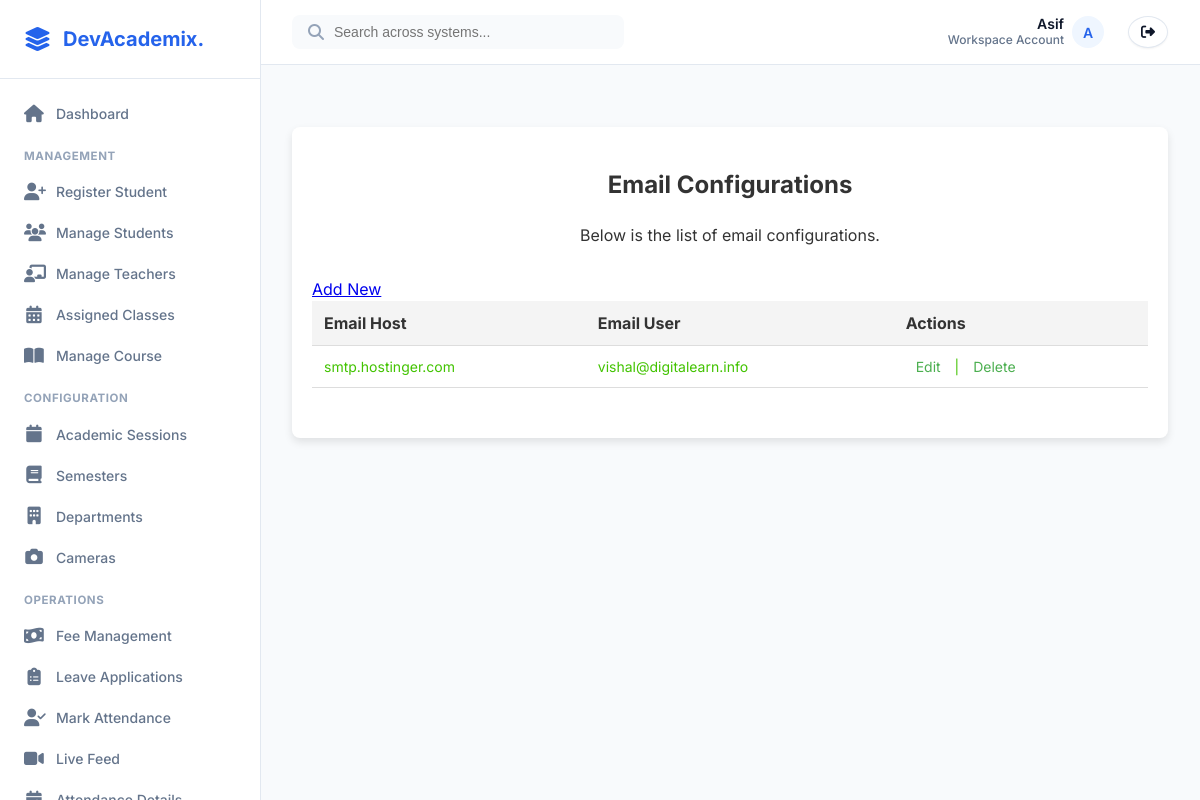
Page /email-configs/ (signed in) on the committed database.
### app1/models.py (models this page shows, shortened)
class EmailConfig(models.Model):
    email_host = models.CharField(max_length=255)
    email_port = models.IntegerField()
    email_use_tls = models.BooleanField(default=True)
    email_host_user = models.CharField(max_length=255)
    email_host_password = models.CharField(max_length=255)

### app1/views.py (the view)
# urls.py: path('email-configs/', views.view_email_configs, name='view_email_configs'),
def view_email_configs(request):
    email_configs = EmailConfig.objects.all()
    return render(request, 'email/view_email_configs.html', {'email_configs': email_configs})

### templates/email/view_email_configs.html (shortened to what this page needs)
{% extends 'base.html' %}
{% block content %}
    <div class="content-container">
        <h2>Email Configurations</h2>
        <p style="text-align: center; color: #333;">Below is the list of email configurations.</p>
        <table>
            <thead>
                <tr>
                    <th>Email Host</th>
                    <th>Email User</th>
                    <th>Actions</th>
                    <a href="{% url 'add_email_config'  %}">Add New</a>
                </tr>
            </thead>
            <tbody>
                {% for config in email_configs %}
                    <tr>
                        <td>{{ config.email_host }}</td>
                        <td>{{ config.email_host_user }}</td>
                        <td>
                            <a href="{% url 'edit_email_config' config.id %}">Edit</a> |
                            <a href="{% url 'delete_email_config' config.id %}" onclick="return confirm('Are you sure you want to delete this configuration?');">Delete</a>
                        </td>
                    </tr>
                {% empty %}
                    <tr>
                        <td colspan="3" style="text-align: center;">No email configurations found.</td>
                    </tr>
                {% endfor %}
            </tbody>
        </table>
    </div>
    {% endblock %}

### templates/base.html (shortened to what this page needs)
<!DOCTYPE html>
{% load static %}
<html lang="en">
<head>
    <link rel="stylesheet" href="https://cdnjs.cloudflare.com/ajax/libs/font-awesome/6.4.0/css/all.min.css">
    <link rel="stylesheet" href="{% static 'css/saas_theme.css' %}">
</head>
<body>
    <aside class="saas-sidebar" id="sidebar">
        <div class="saas-sidebar-header">
            <i class="fas fa-layer-group" style="font-size: 1.5rem; color: var(--primary-color);"></i>
            <h2>DevAcademix.</h2>
        </div>
        <nav class="saas-sidebar-nav">
            {% if not user.is_authenticated %}
            <a href="{% url 'login' %}" class="saas-nav-item">
                <i class="fas fa-sign-in-alt"></i> Login
            </a>
            {% elif user.is_staff or user.is_superuser %}
            <a href="{% url 'admin_dashboard' %}" class="saas-nav-item">
                <i class="fas fa-home"></i> Dashboard
            </a>
            <div style="font-size:0.72rem;font-weight:700;color:var(--text-tertiary);text-transform:uppercase;margin:var(--space-4) var(--space-3) var(--space-2);letter-spacing:0.05em;">Management</div>
            <a href="{% url 'register_student' %}" class="saas-nav-item">
                <i class="fas fa-user-plus"></i> Register Student
            </a>
            <a href="{% url 'student-list' %}" class="saas-nav-item">
                <i class="fas fa-users"></i> Manage Students
            </a>
            <a href="{% url 'teacher_list' %}" class="saas-nav-item">
                <i class="fas fa-chalkboard-teacher"></i> Manage Teachers
            </a>
            <a href="{% url 'assigned_class_list' %}" class="saas-nav-item">
                <i class="fas fa-calendar-alt"></i> Assigned Classes
            </a>
            <a href="{% url 'manage_courses' %}" class="saas-nav-item">
                <i class="fas fa-book-open"></i> Manage Course
            </a>
            <div style="font-size:0.72rem;font-weight:700;color:var(--text-tertiary);text-transform:uppercase;margin:var(--space-4) var(--space-3) var(--space-2);letter-spacing:0.05em;">Configuration</div>
            <a href="{% url 'session_list' %}" class="saas-nav-item">
                <i class="fas fa-calendar"></i> Academic Sessions
            </a>
            <a href="{% url 'semester_list' %}" class="saas-nav-item">
                <i class="fas fa-book"></i> Semesters
            </a>
            <a href="{% url 'department_list' %}" class="saas-nav-item">
                <i class="fas fa-building"></i> Departments
            </a>
            <a href="{% url 'camera_config_list' %}" class="saas-nav-item">
                <i class="fas fa-camera"></i> Cameras
            </a>
            <div style="font-size:0.72rem;font-weight:700;color:var(--text-tertiary);text-transform:uppercase;margin:var(--space-4) var(--space-3) var(--space-2);letter-spacing:0.05em;">Operations</div>
            <a href="{% url 'student_list_with_fees' %}" class="saas-nav-item">
                <i class="fas fa-money-bill-wave"></i> Fee Management
            </a>
            <a href="{% url 'leave_list' %}" class="saas-nav-item">
                <i class="fas fa-clipboard-list"></i> Leave Applications
            </a>
            <a href="{% url 'mark_attendance' %}" class="saas-nav-item">
                <i class="fas fa-user-check"></i> Mark Attendance
            </a>
            <a href="{% url 'capture_and_recognize_with_cam' %}" class="saas-nav-item">
                <i class="fas fa-video"></i> Live Feed
            </a>
            <a href="{% url 'student_attendance_list' %}" class="saas-nav-item">
                <i class="fas fa-calendar-check"></i> Attendance Details
            </a>
            {% endif %}
        </nav>
    </aside>
    <div class="saas-main" id="main-content">
        <header class="saas-header">
            <div style="display: flex; align-items: center;">
                <div class="saas-header-search">
                    <i class="fas fa-search" style="color: var(--text-tertiary);"></i>
                    <input type="text" placeholder="Search across systems...">
                </div>
            </div>
            <div class="saas-header-actions">
                {% if user.is_authenticated %}
                <div class="saas-user-profile">
                    <span style="display: flex; flex-direction: column; align-items: flex-end; line-height: 1.2;">
                        <span style="color: var(--text-primary); font-weight: 600;">{{ user.username|title }}</span>
                        <span style="font-size: 0.75rem;">Workspace Account</span>
                    </span>
                    <div class="saas-avatar">
                        {{ user.username|make_list|first|upper }}
                    </div>
                </div>
                <a href="{% url 'logout' %}" class="saas-btn saas-btn-secondary"
                    style="margin-left: var(--space-2); padding: var(--space-2) var(--space-3); border-radius: 50%;">
                    <i class="fas fa-sign-out-alt"></i>
                </a>
                {% else %}
                <a href="{% url 'login' %}" class="saas-btn saas-btn-primary">
                    <i class="fas fa-sign-in-alt"></i> Login
                </a>
                {% endif %}
            </div>
        </header>
        <main class="saas-content">
            {% block content %}
            {% endblock %}
        </main>
    </div>
</body>
</html>

### static/css/saas_theme.css (style rules this page uses)
:root { --primary-color: #2563EB; --primary-hover: #1D4ED8; --primary-light: #EFF6FF; --secondary-color: #0F172A; --accent-color: #22C55E; --accent-hover: #16A34A; --accent-light: #DCFCE7; --danger-color: #EF4444; --danger-hover: #DC2626; --danger-light: #FEE2E2; --warning-color: #F59E0B; --warning-light: #FEF3C7; --bg-color: #F8FAFC; --surface-color: #FFFFFF; --text-primary: #0F172A; --text-secondary: #64748B; --text-tertiary: #94A3B8; --border-color: #E2E8F0; --shadow-sm: 0 1px 2px 0 rgba(0, 0, 0, 0.05); --shadow-md: 0 4px 6px -1px rgba(0, 0, 0, 0.1), 0 2px 4px -1px rgba(0, 0, 0, 0.06); --shadow-lg: 0 10px 15px -3px rgba(0, 0, 0, 0.1), 0 4px 6px -2px rgba(0, 0, 0, 0.05); --radius-sm: 4px; --radius-md: 8px; --radius-lg: 12px; --radius-xl: 16px; --space-1: 4px; --space-2: 8px; --space-3: 12px; --space-4: 16px; --space-5: 24px; --space-6: 32px; --space-8: 48px; }
body { font-family: 'Inter', sans-serif !important; background-color: var(--bg-color) !important; color: var(--text-primary) !important; margin: 0; padding: 0; line-height: 1.5; -webkit-font-smoothing: antialiased; }
.saas-sidebar { position: fixed; top: 0; left: 0; width: 260px; height: 100vh; background-color: var(--surface-color); border-right: 1px solid var(--border-color); display: flex; flex-direction: column; z-index: 1000; transition: transform 0.3s ease; }
.saas-sidebar-header { padding: var(--space-5); border-bottom: 1px solid var(--border-color); display: flex; align-items: center; gap: var(--space-3); }
.saas-sidebar-header h2 { font-size: 1.25rem; font-weight: 700; margin: 0; color: var(--primary-color); text-decoration: none; }
.saas-sidebar-nav { flex: 1; overflow-y: auto; padding: var(--space-4) var(--space-3); }
.saas-nav-item { display: flex; align-items: center; padding: var(--space-2) var(--space-3); color: var(--text-secondary); text-decoration: none; border-radius: var(--radius-md); margin-bottom: var(--space-1); font-size: 0.875rem; font-weight: 500; transition: all 0.2s ease; }
.saas-nav-item i { width: 20px; margin-right: var(--space-3); font-size: 1.1rem; text-align: center; }
.saas-main { margin-left: 260px; min-height: 100vh; display: flex; flex-direction: column; }
.saas-header { height: 64px; background-color: var(--surface-color); border-bottom: 1px solid var(--border-color); display: flex; align-items: center; justify-content: space-between; padding: 0 var(--space-6); position: sticky; top: 0; z-index: 999; }
.saas-header-search { display: flex; align-items: center; background-color: var(--bg-color); border-radius: var(--radius-md); padding: var(--space-2) var(--space-4); width: 300px; }
.saas-header-search input { border: none; background: transparent; outline: none; margin-left: var(--space-2); width: 100%; font-size: 0.875rem; color: var(--text-primary); }
.saas-header-actions { display: flex; align-items: center; gap: var(--space-4); }
.saas-user-profile { display: flex; align-items: center; gap: var(--space-2); font-size: 0.875rem; font-weight: 500; color: var(--text-secondary); }
.saas-avatar { width: 32px; height: 32px; border-radius: 50%; background-color: var(--primary-light); color: var(--primary-color); display: flex; align-items: center; justify-content: center; font-weight: 600; }
.saas-content { padding: var(--space-6); flex: 1; }
.saas-btn { display: inline-flex; align-items: center; justify-content: center; gap: var(--space-2); padding: var(--space-2) var(--space-4); font-size: 0.875rem; font-weight: 500; border-radius: var(--radius-md); border: 1px solid transparent; cursor: pointer; transition: all 0.2s; text-decoration: none; white-space: nowrap; }
.saas-btn-secondary { background-color: white; color: var(--text-primary); border-color: var(--border-color); box-shadow: var(--shadow-sm); }

### templates/email/view_email_configs.html (style rules this page uses)
.content-container { background-color: #fff; padding: 20px; max-width: 900px; margin: 30px auto; border-radius: 8px; box-shadow: 0 4px 8px rgba(0, 0, 0, 0.1); }
h2 { font-size: 24px; color: #333; text-align: center; margin-top: 20px; }
p { font-size: 16px; color: #666; text-align: center; margin-bottom: 30px; }
table { width: 100%; border-collapse: collapse; margin-bottom: 30px; }
table th, table td { padding: 12px; text-align: left; border-bottom: 1px solid #ddd; }
table th { background-color: #f4f4f4; font-size: 16px; color: #333; }
table td { font-size: 14px; color: #42c301; }
table a { color: #4CAF50; text-decoration: none; margin: 0 10px; }

### rows in the picture
EmailConfig: email_host "smtp.hostinger.com", email_host_user "vishal@digitalearn.info"

### other values in the picture
{{ user.username|title }} "Asif"
{{ user.username|make_list|first|upper }} "A"
